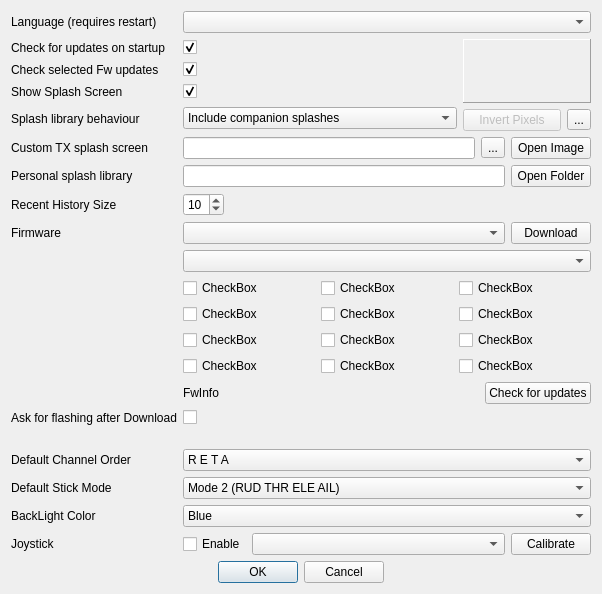
<?xml version="1.0" encoding="UTF-8"?>
<ui version="4.0">
 <class>preferencesDialog</class>
 <widget class="QDialog" name="preferencesDialog">
  <property name="geometry">
   <rect>
    <x>0</x>
    <y>0</y>
    <width>602</width>
    <height>594</height>
   </rect>
  </property>
  <property name="sizePolicy">
   <sizepolicy hsizetype="Minimum" vsizetype="Preferred">
    <horstretch>0</horstretch>
    <verstretch>0</verstretch>
   </sizepolicy>
  </property>
  <property name="minimumSize">
   <size>
    <width>600</width>
    <height>0</height>
   </size>
  </property>
  <property name="windowTitle">
   <string>Preferences</string>
  </property>
  <property name="windowIcon">
   <iconset resource="companion9x.qrc">
    <normaloff>:/images/preferences.png</normaloff>:/images/preferences.png</iconset>
  </property>
  <layout class="QGridLayout" name="gridLayout_4" columnstretch="0,0,0">
   <item row="12" column="0">
    <widget class="QLabel" name="label_12">
     <property name="text">
      <string>Ask for flashing after Download</string>
     </property>
    </widget>
   </item>
   <item row="0" column="0">
    <widget class="QLabel" name="label">
     <property name="text">
      <string>Language (requires restart)</string>
     </property>
    </widget>
   </item>
   <item row="1" column="0">
    <widget class="QLabel" name="label_2">
     <property name="text">
      <string>Check for updates on startup</string>
     </property>
    </widget>
   </item>
   <item row="1" column="1">
    <widget class="QCheckBox" name="startupCheck_companion9x">
     <property name="text">
      <string/>
     </property>
     <property name="checked">
      <bool>true</bool>
     </property>
    </widget>
   </item>
   <item row="1" column="2" rowspan="4">
    <layout class="QGridLayout" name="gridLayout_3" columnstretch="0,0">
     <item row="0" column="0" colspan="2">
      <widget class="QLabel" name="imageLabel">
       <property name="sizePolicy">
        <sizepolicy hsizetype="Minimum" vsizetype="Minimum">
         <horstretch>0</horstretch>
         <verstretch>0</verstretch>
        </sizepolicy>
       </property>
       <property name="minimumSize">
        <size>
         <width>128</width>
         <height>64</height>
        </size>
       </property>
       <property name="maximumSize">
        <size>
         <width>128</width>
         <height>64</height>
        </size>
       </property>
       <property name="frameShape">
        <enum>QFrame::Panel</enum>
       </property>
       <property name="frameShadow">
        <enum>QFrame::Raised</enum>
       </property>
       <property name="text">
        <string/>
       </property>
       <property name="scaledContents">
        <bool>true</bool>
       </property>
      </widget>
     </item>
     <item row="2" column="0">
      <widget class="QPushButton" name="InvertPixels">
       <property name="enabled">
        <bool>false</bool>
       </property>
       <property name="text">
        <string>Invert Pixels</string>
       </property>
      </widget>
     </item>
     <item row="2" column="1">
      <widget class="QToolButton" name="clearImageButton">
       <property name="text">
        <string>...</string>
       </property>
       <property name="icon">
        <iconset resource="companion9x.qrc">
         <normaloff>:/images/clear.png</normaloff>:/images/clear.png</iconset>
       </property>
      </widget>
     </item>
     <item row="1" column="0">
      <spacer name="verticalSpacer_2">
       <property name="orientation">
        <enum>Qt::Vertical</enum>
       </property>
       <property name="sizeHint" stdset="0">
        <size>
         <width>20</width>
         <height>40</height>
        </size>
       </property>
      </spacer>
     </item>
    </layout>
   </item>
   <item row="2" column="0">
    <widget class="QLabel" name="label_7">
     <property name="text">
      <string>Check selected Fw updates</string>
     </property>
    </widget>
   </item>
   <item row="2" column="1">
    <widget class="QCheckBox" name="startupCheck_fw">
     <property name="text">
      <string/>
     </property>
     <property name="checked">
      <bool>true</bool>
     </property>
    </widget>
   </item>
   <item row="3" column="0">
    <widget class="QLabel" name="label_4">
     <property name="text">
      <string>Show Splash Screen</string>
     </property>
    </widget>
   </item>
   <item row="3" column="1">
    <widget class="QCheckBox" name="showSplash">
     <property name="text">
      <string/>
     </property>
     <property name="checked">
      <bool>true</bool>
     </property>
    </widget>
   </item>
   <item row="4" column="0">
    <widget class="QLabel" name="label_10">
     <property name="text">
      <string>Splash library behaviour</string>
     </property>
    </widget>
   </item>
   <item row="4" column="1">
    <widget class="QComboBox" name="splashincludeCB">
     <property name="sizePolicy">
      <sizepolicy hsizetype="MinimumExpanding" vsizetype="Fixed">
       <horstretch>0</horstretch>
       <verstretch>0</verstretch>
      </sizepolicy>
     </property>
     <item>
      <property name="text">
       <string>Include companion splashes</string>
      </property>
     </item>
     <item>
      <property name="text">
       <string>Only user defined splashes</string>
      </property>
     </item>
    </widget>
   </item>
   <item row="5" column="0">
    <widget class="QLabel" name="label_8">
     <property name="text">
      <string>Custom TX splash screen</string>
     </property>
    </widget>
   </item>
   <item row="6" column="0">
    <widget class="QLabel" name="label_9">
     <property name="text">
      <string>Personal splash library</string>
     </property>
    </widget>
   </item>
   <item row="7" column="0">
    <widget class="QLabel" name="label_5">
     <property name="text">
      <string>Recent History Size</string>
     </property>
    </widget>
   </item>
   <item row="7" column="1">
    <widget class="QSpinBox" name="historySize">
     <property name="sizePolicy">
      <sizepolicy hsizetype="Maximum" vsizetype="Fixed">
       <horstretch>40</horstretch>
       <verstretch>0</verstretch>
      </sizepolicy>
     </property>
     <property name="maximum">
      <number>15</number>
     </property>
     <property name="value">
      <number>10</number>
     </property>
    </widget>
   </item>
   <item row="8" column="0">
    <widget class="QLabel" name="label_6">
     <property name="text">
      <string>Firmware</string>
     </property>
    </widget>
   </item>
   <item row="14" column="0">
    <widget class="QLabel" name="label_13">
     <property name="text">
      <string>Default Channel Order</string>
     </property>
    </widget>
   </item>
   <item row="15" column="0">
    <widget class="QLabel" name="label_14">
     <property name="text">
      <string>Default Stick Mode</string>
     </property>
    </widget>
   </item>
   <item row="16" column="0">
    <widget class="QLabel" name="label_3">
     <property name="text">
      <string>BackLight Color</string>
     </property>
    </widget>
   </item>
   <item row="17" column="0">
    <widget class="QLabel" name="label_11">
     <property name="text">
      <string>Joystick</string>
     </property>
    </widget>
   </item>
   <item row="0" column="1" colspan="2">
    <widget class="QComboBox" name="locale_QB"/>
   </item>
   <item row="5" column="1" colspan="2">
    <layout class="QHBoxLayout" name="horizontalLayout_2">
     <item>
      <widget class="QLineEdit" name="SplashFileName">
       <property name="enabled">
        <bool>true</bool>
       </property>
       <property name="readOnly">
        <bool>true</bool>
       </property>
      </widget>
     </item>
     <item>
      <widget class="QToolButton" name="splashLibraryButton">
       <property name="text">
        <string>...</string>
       </property>
       <property name="icon">
        <iconset resource="companion9x.qrc">
         <normaloff>:/images/library.png</normaloff>:/images/library.png</iconset>
       </property>
      </widget>
     </item>
     <item>
      <widget class="QPushButton" name="SplashSelect">
       <property name="sizePolicy">
        <sizepolicy hsizetype="Fixed" vsizetype="Fixed">
         <horstretch>0</horstretch>
         <verstretch>0</verstretch>
        </sizepolicy>
       </property>
       <property name="text">
        <string>Open Image</string>
       </property>
      </widget>
     </item>
    </layout>
   </item>
   <item row="6" column="1" colspan="2">
    <layout class="QGridLayout" name="gridLayout_2">
     <item row="0" column="0">
      <widget class="QLineEdit" name="libraryPath">
       <property name="enabled">
        <bool>true</bool>
       </property>
       <property name="readOnly">
        <bool>true</bool>
       </property>
      </widget>
     </item>
     <item row="0" column="1">
      <widget class="QPushButton" name="libraryPathButton">
       <property name="text">
        <string>Open Folder</string>
       </property>
      </widget>
     </item>
    </layout>
   </item>
   <item row="8" column="1" colspan="2">
    <layout class="QHBoxLayout" name="horizontalLayout_4">
     <property name="sizeConstraint">
      <enum>QLayout::SetMaximumSize</enum>
     </property>
     <item>
      <widget class="QComboBox" name="downloadVerCB"/>
     </item>
     <item>
      <widget class="QPushButton" name="fw_dnld">
       <property name="sizePolicy">
        <sizepolicy hsizetype="Fixed" vsizetype="Fixed">
         <horstretch>0</horstretch>
         <verstretch>0</verstretch>
        </sizepolicy>
       </property>
       <property name="text">
        <string>Download</string>
       </property>
      </widget>
     </item>
    </layout>
   </item>
   <item row="10" column="1" colspan="2">
    <layout class="QGridLayout" name="gridLayout">
     <property name="sizeConstraint">
      <enum>QLayout::SetMaximumSize</enum>
     </property>
     <item row="0" column="0">
      <widget class="QCheckBox" name="optionCheckBox_1">
       <property name="sizePolicy">
        <sizepolicy hsizetype="Expanding" vsizetype="Fixed">
         <horstretch>0</horstretch>
         <verstretch>0</verstretch>
        </sizepolicy>
       </property>
       <property name="text">
        <string>CheckBox</string>
       </property>
      </widget>
     </item>
     <item row="0" column="1">
      <widget class="QCheckBox" name="optionCheckBox_2">
       <property name="sizePolicy">
        <sizepolicy hsizetype="Expanding" vsizetype="Fixed">
         <horstretch>0</horstretch>
         <verstretch>0</verstretch>
        </sizepolicy>
       </property>
       <property name="text">
        <string>CheckBox</string>
       </property>
      </widget>
     </item>
     <item row="0" column="2">
      <widget class="QCheckBox" name="optionCheckBox_3">
       <property name="sizePolicy">
        <sizepolicy hsizetype="Expanding" vsizetype="Fixed">
         <horstretch>0</horstretch>
         <verstretch>0</verstretch>
        </sizepolicy>
       </property>
       <property name="text">
        <string>CheckBox</string>
       </property>
      </widget>
     </item>
     <item row="1" column="0">
      <widget class="QCheckBox" name="optionCheckBox_4">
       <property name="text">
        <string>CheckBox</string>
       </property>
      </widget>
     </item>
     <item row="1" column="1">
      <widget class="QCheckBox" name="optionCheckBox_5">
       <property name="text">
        <string>CheckBox</string>
       </property>
      </widget>
     </item>
     <item row="1" column="2">
      <widget class="QCheckBox" name="optionCheckBox_6">
       <property name="text">
        <string>CheckBox</string>
       </property>
      </widget>
     </item>
     <item row="2" column="2">
      <widget class="QCheckBox" name="optionCheckBox_9">
       <property name="text">
        <string>CheckBox</string>
       </property>
      </widget>
     </item>
     <item row="2" column="0">
      <widget class="QCheckBox" name="optionCheckBox_7">
       <property name="text">
        <string>CheckBox</string>
       </property>
      </widget>
     </item>
     <item row="2" column="1">
      <widget class="QCheckBox" name="optionCheckBox_8">
       <property name="text">
        <string>CheckBox</string>
       </property>
      </widget>
     </item>
     <item row="3" column="0">
      <widget class="QCheckBox" name="optionCheckBox_10">
       <property name="text">
        <string>CheckBox</string>
       </property>
      </widget>
     </item>
     <item row="3" column="1">
      <widget class="QCheckBox" name="optionCheckBox_11">
       <property name="text">
        <string>CheckBox</string>
       </property>
      </widget>
     </item>
     <item row="3" column="2">
      <widget class="QCheckBox" name="optionCheckBox_12">
       <property name="text">
        <string>CheckBox</string>
       </property>
      </widget>
     </item>
    </layout>
   </item>
   <item row="11" column="1" colspan="2">
    <layout class="QHBoxLayout" name="horizontalLayout_5">
     <item>
      <widget class="QLabel" name="FwInfo">
       <property name="sizePolicy">
        <sizepolicy hsizetype="Expanding" vsizetype="Preferred">
         <horstretch>0</horstretch>
         <verstretch>0</verstretch>
        </sizepolicy>
       </property>
       <property name="text">
        <string>FwInfo</string>
       </property>
      </widget>
     </item>
     <item>
      <widget class="QPushButton" name="checkFWUpdates">
       <property name="text">
        <string>Check for updates</string>
       </property>
      </widget>
     </item>
    </layout>
   </item>
   <item row="14" column="1" colspan="2">
    <widget class="QComboBox" name="channelorderCB">
     <property name="sizePolicy">
      <sizepolicy hsizetype="MinimumExpanding" vsizetype="Fixed">
       <horstretch>0</horstretch>
       <verstretch>0</verstretch>
      </sizepolicy>
     </property>
     <property name="minimumSize">
      <size>
       <width>0</width>
       <height>0</height>
      </size>
     </property>
     <property name="whatsThis">
      <string>Channel order

This is used by the templated to determine which channel goes to what number output.</string>
     </property>
     <property name="currentIndex">
      <number>0</number>
     </property>
     <item>
      <property name="text">
       <string notr="true">R E T A</string>
      </property>
     </item>
     <item>
      <property name="text">
       <string notr="true">R E A T</string>
      </property>
     </item>
     <item>
      <property name="text">
       <string notr="true">R T E A</string>
      </property>
     </item>
     <item>
      <property name="text">
       <string notr="true">R T A E</string>
      </property>
     </item>
     <item>
      <property name="text">
       <string notr="true">R A E T</string>
      </property>
     </item>
     <item>
      <property name="text">
       <string notr="true">R A T E</string>
      </property>
     </item>
     <item>
      <property name="text">
       <string notr="true">E R T A</string>
      </property>
     </item>
     <item>
      <property name="text">
       <string notr="true">E R A T</string>
      </property>
     </item>
     <item>
      <property name="text">
       <string notr="true">E T R A</string>
      </property>
     </item>
     <item>
      <property name="text">
       <string notr="true">E T A R</string>
      </property>
     </item>
     <item>
      <property name="text">
       <string notr="true">E A R T</string>
      </property>
     </item>
     <item>
      <property name="text">
       <string notr="true">E A T R</string>
      </property>
     </item>
     <item>
      <property name="text">
       <string notr="true">T R E A</string>
      </property>
     </item>
     <item>
      <property name="text">
       <string notr="true">T R A E</string>
      </property>
     </item>
     <item>
      <property name="text">
       <string notr="true">T E R A</string>
      </property>
     </item>
     <item>
      <property name="text">
       <string notr="true">T E A R</string>
      </property>
     </item>
     <item>
      <property name="text">
       <string notr="true">T A R E</string>
      </property>
     </item>
     <item>
      <property name="text">
       <string notr="true">T A E R</string>
      </property>
     </item>
     <item>
      <property name="text">
       <string notr="true">A R E T</string>
      </property>
     </item>
     <item>
      <property name="text">
       <string notr="true">A R T E</string>
      </property>
     </item>
     <item>
      <property name="text">
       <string notr="true">A E R T</string>
      </property>
     </item>
     <item>
      <property name="text">
       <string notr="true">A E T R</string>
      </property>
     </item>
     <item>
      <property name="text">
       <string notr="true">A T R E</string>
      </property>
     </item>
     <item>
      <property name="text">
       <string notr="true">A T E R</string>
      </property>
     </item>
    </widget>
   </item>
   <item row="15" column="1" colspan="2">
    <widget class="QComboBox" name="stickmodeCB">
     <property name="whatsThis">
      <string>Mode selection:

Mode 1:
  Left stick:  Elevator, Rudder
  Right stick:  Throttle, Aileron

Mode 2:
  Left stick:  Throttle, Rudder
  Right stick:  Elevator, Aileron

Mode 3:
  Left stick:  Elevator, Aileron
  Right stick:  Throttle, Rudder

Mode 4:
  Left stick:  Throttle, Aileron
  Right stick:  Elevator, Rudder

</string>
     </property>
     <property name="currentIndex">
      <number>1</number>
     </property>
     <item>
      <property name="text">
       <string>Mode 1 (RUD ELE THR AIL)</string>
      </property>
     </item>
     <item>
      <property name="text">
       <string>Mode 2 (RUD THR ELE AIL)</string>
      </property>
     </item>
     <item>
      <property name="text">
       <string>Mode 3 (AIL ELE THR RUD)</string>
      </property>
     </item>
     <item>
      <property name="text">
       <string>Mode 4 (AIL THR ELE RUD)</string>
      </property>
     </item>
    </widget>
   </item>
   <item row="16" column="1" colspan="2">
    <widget class="QComboBox" name="backLightColor">
     <item>
      <property name="text">
       <string>Blue</string>
      </property>
     </item>
     <item>
      <property name="text">
       <string>Green</string>
      </property>
     </item>
     <item>
      <property name="text">
       <string>Red</string>
      </property>
     </item>
     <item>
      <property name="text">
       <string>Orange</string>
      </property>
     </item>
     <item>
      <property name="text">
       <string>Yellow</string>
      </property>
     </item>
    </widget>
   </item>
   <item row="17" column="1" colspan="2">
    <layout class="QHBoxLayout" name="horizontalLayout">
     <item>
      <widget class="QCheckBox" name="joystickChkB">
       <property name="text">
        <string>Enable</string>
       </property>
      </widget>
     </item>
     <item>
      <widget class="QComboBox" name="joystickCB">
       <property name="sizePolicy">
        <sizepolicy hsizetype="MinimumExpanding" vsizetype="Fixed">
         <horstretch>0</horstretch>
         <verstretch>0</verstretch>
        </sizepolicy>
       </property>
      </widget>
     </item>
     <item>
      <widget class="QPushButton" name="joystickcalButton">
       <property name="text">
        <string>Calibrate</string>
       </property>
      </widget>
     </item>
    </layout>
   </item>
   <item row="18" column="0" colspan="3">
    <layout class="QHBoxLayout" name="horizontalLayout_3">
     <item>
      <spacer name="horizontalSpacer_3">
       <property name="orientation">
        <enum>Qt::Horizontal</enum>
       </property>
       <property name="sizeHint" stdset="0">
        <size>
         <width>40</width>
         <height>20</height>
        </size>
       </property>
      </spacer>
     </item>
     <item>
      <widget class="QDialogButtonBox" name="buttonBox">
       <property name="orientation">
        <enum>Qt::Horizontal</enum>
       </property>
       <property name="standardButtons">
        <set>QDialogButtonBox::Cancel|QDialogButtonBox::Ok</set>
       </property>
       <property name="centerButtons">
        <bool>true</bool>
       </property>
      </widget>
     </item>
     <item>
      <spacer name="horizontalSpacer_4">
       <property name="orientation">
        <enum>Qt::Horizontal</enum>
       </property>
       <property name="sizeHint" stdset="0">
        <size>
         <width>40</width>
         <height>20</height>
        </size>
       </property>
      </spacer>
     </item>
    </layout>
   </item>
   <item row="9" column="1" colspan="2">
    <widget class="QComboBox" name="langCombo">
     <property name="sizePolicy">
      <sizepolicy hsizetype="Preferred" vsizetype="Fixed">
       <horstretch>0</horstretch>
       <verstretch>0</verstretch>
      </sizepolicy>
     </property>
    </widget>
   </item>
   <item row="13" column="1">
    <spacer name="verticalSpacer">
     <property name="orientation">
      <enum>Qt::Vertical</enum>
     </property>
     <property name="sizeType">
      <enum>QSizePolicy::MinimumExpanding</enum>
     </property>
     <property name="sizeHint" stdset="0">
      <size>
       <width>20</width>
       <height>15</height>
      </size>
     </property>
    </spacer>
   </item>
   <item row="12" column="1">
    <widget class="QCheckBox" name="burnFirmware">
     <property name="text">
      <string/>
     </property>
    </widget>
   </item>
  </layout>
  <zorder>label_2</zorder>
  <zorder>label_7</zorder>
  <zorder>label</zorder>
  <zorder>startupCheck_fw</zorder>
  <zorder>label_4</zorder>
  <zorder>showSplash</zorder>
  <zorder>label_8</zorder>
  <zorder>label_13</zorder>
  <zorder>channelorderCB</zorder>
  <zorder>label_14</zorder>
  <zorder>label_5</zorder>
  <zorder>locale_QB</zorder>
  <zorder>historySize</zorder>
  <zorder>stickmodeCB</zorder>
  <zorder>label_3</zorder>
  <zorder>backLightColor</zorder>
  <zorder>startupCheck_companion9x</zorder>
  <zorder>label_9</zorder>
  <zorder>label_10</zorder>
  <zorder>splashincludeCB</zorder>
  <zorder>label_11</zorder>
  <zorder>label_6</zorder>
  <zorder>langCombo</zorder>
  <zorder>label_12</zorder>
  <zorder>verticalSpacer</zorder>
  <zorder>burnFirmware</zorder>
 </widget>
 <tabstops>
  <tabstop>locale_QB</tabstop>
  <tabstop>startupCheck_companion9x</tabstop>
  <tabstop>startupCheck_fw</tabstop>
  <tabstop>showSplash</tabstop>
  <tabstop>splashincludeCB</tabstop>
  <tabstop>InvertPixels</tabstop>
  <tabstop>clearImageButton</tabstop>
  <tabstop>SplashFileName</tabstop>
  <tabstop>splashLibraryButton</tabstop>
  <tabstop>SplashSelect</tabstop>
  <tabstop>libraryPath</tabstop>
  <tabstop>libraryPathButton</tabstop>
  <tabstop>historySize</tabstop>
  <tabstop>downloadVerCB</tabstop>
  <tabstop>fw_dnld</tabstop>
  <tabstop>langCombo</tabstop>
  <tabstop>optionCheckBox_1</tabstop>
  <tabstop>optionCheckBox_2</tabstop>
  <tabstop>optionCheckBox_3</tabstop>
  <tabstop>optionCheckBox_4</tabstop>
  <tabstop>optionCheckBox_5</tabstop>
  <tabstop>optionCheckBox_6</tabstop>
  <tabstop>optionCheckBox_7</tabstop>
  <tabstop>optionCheckBox_8</tabstop>
  <tabstop>optionCheckBox_9</tabstop>
  <tabstop>optionCheckBox_10</tabstop>
  <tabstop>optionCheckBox_11</tabstop>
  <tabstop>optionCheckBox_12</tabstop>
  <tabstop>checkFWUpdates</tabstop>
  <tabstop>channelorderCB</tabstop>
  <tabstop>stickmodeCB</tabstop>
  <tabstop>backLightColor</tabstop>
  <tabstop>joystickChkB</tabstop>
  <tabstop>joystickCB</tabstop>
  <tabstop>joystickcalButton</tabstop>
  <tabstop>buttonBox</tabstop>
 </tabstops>
 <resources>
  <include location="companion9x.qrc"/>
 </resources>
 <connections>
  <connection>
   <sender>buttonBox</sender>
   <signal>accepted()</signal>
   <receiver>preferencesDialog</receiver>
   <slot>accept()</slot>
   <hints>
    <hint type="sourcelabel">
     <x>370</x>
     <y>49</y>
    </hint>
    <hint type="destinationlabel">
     <x>157</x>
     <y>274</y>
    </hint>
   </hints>
  </connection>
  <connection>
   <sender>buttonBox</sender>
   <signal>rejected()</signal>
   <receiver>preferencesDialog</receiver>
   <slot>reject()</slot>
   <hints>
    <hint type="sourcelabel">
     <x>390</x>
     <y>55</y>
    </hint>
    <hint type="destinationlabel">
     <x>286</x>
     <y>274</y>
    </hint>
   </hints>
  </connection>
 </connections>
</ui>
